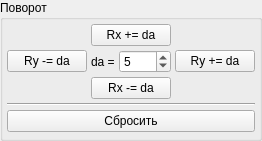
<?xml version="1.0" encoding="UTF-8"?>
<ui version="4.0">
 <class>OrientationSelector</class>
 <widget class="QWidget" name="OrientationSelector">
  <property name="geometry">
   <rect>
    <x>0</x>
    <y>0</y>
    <width>243</width>
    <height>141</height>
   </rect>
  </property>
  <property name="windowTitle">
   <string>OrientationSelector</string>
  </property>
  <layout class="QGridLayout" name="gridLayout_2">
   <property name="leftMargin">
    <number>0</number>
   </property>
   <property name="topMargin">
    <number>0</number>
   </property>
   <property name="rightMargin">
    <number>0</number>
   </property>
   <property name="bottomMargin">
    <number>0</number>
   </property>
   <property name="spacing">
    <number>0</number>
   </property>
   <item row="0" column="0">
    <widget class="QGroupBox" name="groupBox_5">
     <property name="title">
      <string>Поворот</string>
     </property>
     <layout class="QGridLayout" name="gridLayout">
      <property name="leftMargin">
       <number>4</number>
      </property>
      <property name="topMargin">
       <number>4</number>
      </property>
      <property name="rightMargin">
       <number>4</number>
      </property>
      <property name="bottomMargin">
       <number>4</number>
      </property>
      <property name="spacing">
       <number>4</number>
      </property>
      <item row="1" column="0">
       <widget class="QPushButton" name="rymdaButton">
        <property name="text">
         <string>Ry -= da</string>
        </property>
       </widget>
      </item>
      <item row="4" column="0" colspan="4">
       <widget class="QPushButton" name="resetRotation">
        <property name="text">
         <string>Сбросить</string>
        </property>
       </widget>
      </item>
      <item row="1" column="1">
       <widget class="QLabel" name="label_6">
        <property name="text">
         <string>da =</string>
        </property>
       </widget>
      </item>
      <item row="1" column="3">
       <widget class="QPushButton" name="rypdaButton">
        <property name="text">
         <string>Ry += da</string>
        </property>
       </widget>
      </item>
      <item row="3" column="0" colspan="4">
       <widget class="Line" name="line">
        <property name="orientation">
         <enum>Qt::Horizontal</enum>
        </property>
       </widget>
      </item>
      <item row="1" column="2">
       <widget class="QSpinBox" name="daInput">
        <property name="sizePolicy">
         <sizepolicy hsizetype="MinimumExpanding" vsizetype="Fixed">
          <horstretch>0</horstretch>
          <verstretch>0</verstretch>
         </sizepolicy>
        </property>
        <property name="suffix">
         <string extracomment="a"/>
        </property>
        <property name="prefix">
         <string/>
        </property>
        <property name="minimum">
         <number>1</number>
        </property>
        <property name="maximum">
         <number>359</number>
        </property>
        <property name="value">
         <number>5</number>
        </property>
       </widget>
      </item>
      <item row="0" column="1" colspan="2">
       <widget class="QPushButton" name="rxpdaButton">
        <property name="text">
         <string>Rx += da</string>
        </property>
       </widget>
      </item>
      <item row="2" column="1" colspan="2">
       <widget class="QPushButton" name="rxmdaButton">
        <property name="text">
         <string>Rx -= da</string>
        </property>
       </widget>
      </item>
     </layout>
    </widget>
   </item>
  </layout>
 </widget>
 <layoutdefault spacing="6" margin="11"/>
 <resources/>
 <connections/>
</ui>
